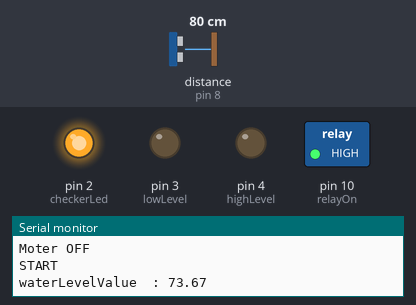
Bench run of a sketch on a simulated Arduino Uno, built with avr-gcc and run on an emulated ATmega328P. Parts: switched loads named in the sketch (green lamp = pin HIGH), output pins drawn as LEDs (lit = HIGH), the last lines printed to the serial monitor. Wiring (inferred from the names in the program): ultrasonic range finder: trigger pin 9; echo pin 8. Inputs (shaded band) come from the test bench; at power-on: distance to the obstacle (sensor on pin 8) 80 cm. The echo pulse lasts 58.3 µs per cm; pins used as bus, display or sensor lines are not drawn.

Above: at 8.9 s.
9.0 s: distance to the obstacle (sensor on pin 8) set to 250 cm
At 10.5 s:
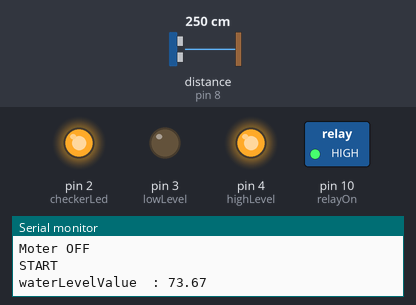
21.8 s: distance to the obstacle (sensor on pin 8) set to 216 cm
29.4 s: distance to the obstacle (sensor on pin 8) set to 210 cm
At 32.7 s:
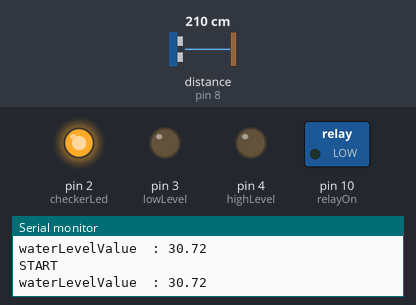
37.0 s: distance to the obstacle (sensor on pin 8) set to 127 cm
44.6 s: distance to the obstacle (sensor on pin 8) set to 116 cm
At 50.9 s:
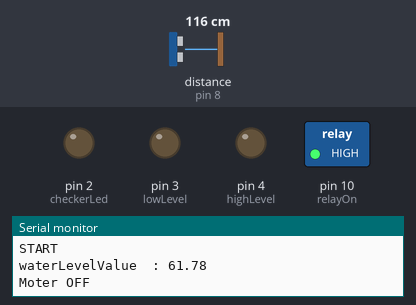
Timing chart, 0 to 57.7 s (numbered marks = the images above; inputs shaded):
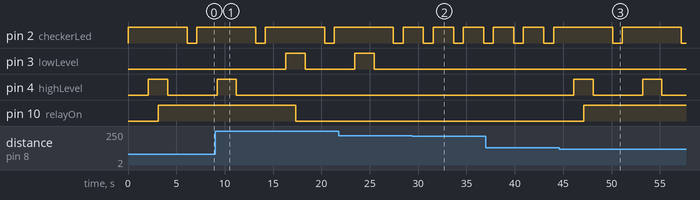

The sketch:

waterLevelAutomationCode.ino
```cpp
#include <NewPing.h>
#define tankLevel 300
#define higherLimitOfWaterLevel 60
#define lowerLimitOfWaterLevel 30
#define relayOn 10
#define trigPin 9
#define echoPin 8
#define moterStatus 5
#define highLevel 4
#define lowLevel 3
#define checkerLed 2
double waterLevelValue=0;
void setup() {
  pinMode(moterStatus, OUTPUT);
  pinMode(checkerLed, OUTPUT);
  pinMode(lowLevel, OUTPUT);
  pinMode(highLevel, OUTPUT);
  pinMode(trigPin, OUTPUT);
  pinMode(echoPin, INPUT);
  pinMode(relayOn, OUTPUT);
  Serial.begin(9600);
}
double returnWaterLevel(){
  // Clear the trigPin by setting it LOW:
  digitalWrite(trigPin, LOW);
  delayMicroseconds(5);
  // Trigger the sensor by setting the trigPin high for 10 microseconds:
  digitalWrite(trigPin, HIGH);
  delayMicroseconds(10);
  digitalWrite(trigPin, LOW);
  // Read the echoPin. pulseIn() returns the duration (length of the pulse) in microseconds:
  double  duration = pulseIn(echoPin, HIGH);
  // Calculate the distance:
  double distance = duration*0.034/2;
  //Serial.println(distance);
  delay(100);
  return ((tankLevel-distance)/tankLevel)*100;
}
void loop() {
  digitalWrite(checkerLed, HIGH);
  delay(1000);
  Serial.println("START");
  waterLevelValue=returnWaterLevel();
  Serial.print("waterLevelValue  : ");
  Serial.println(waterLevelValue);
  delay(1000);
  if(waterLevelValue<lowerLimitOfWaterLevel){
   digitalWrite(lowLevel, HIGH);
   delay(1000);
   digitalWrite(moterStatus, HIGH);
   digitalWrite(relayOn,LOW);
   delay(1000);
   digitalWrite(lowLevel, LOW);
   delay(1000);
   Serial.println("Moter ON");
   delay(1000);
  }
  else if(waterLevelValue>higherLimitOfWaterLevel){
   digitalWrite(highLevel, HIGH);
   delay(1000);
   digitalWrite(moterStatus, LOW);
   digitalWrite(relayOn,HIGH);
   delay(1000);
   digitalWrite(highLevel, LOW);
   delay(1000);
   Serial.println("Moter OFF");
   delay(1000);
  }
  digitalWrite(checkerLed, LOW);
  delay(1000);
}
```

Measured:
- the behaviour switches between 213 and 212 cm on distance to the obstacle (sensor on pin 8) (found by bisection; images 1 and 2)
- the behaviour switches between 122 and 121 cm on distance to the obstacle (sensor on pin 8) (found by bisection; images 2 and 3)
- after the input at 9.0 s, pin 3 (lowLevel): LOW → HIGH after 7.3 s, → LOW 2.0 s later; pin 4 (highLevel): goes on until 11.2 s, then stays LOW; pin 10 (relayOn): HIGH → LOW after 8.3 s
- after the input at 29.4 s, pin 3 (lowLevel): stays LOW (without the input it goes to HIGH after 1.2 s)
- after the input at 44.6 s, pin 4 (highLevel): alternates HIGH for 2.0 s and LOW for 5.1 s, starting after 1.5 s; pin 10 (relayOn): LOW → HIGH after 2.5 s
